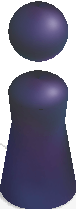
#> input picture wechat_jump_body.png, 76 x 209 px
$ python wechat_jump.py
#> lines starting #> are read from the running program, lines starting #| are printed output that depends on the picture
# -*- coding: utf-8 -*-
import subprocess
import math
import time
import cv2 as cv
import numpy as np

def adb_cmd(cmd):
    try:
        subprocess.check_call("adb "+cmd, shell=True)
        return True
    except subprocess.CalledProcessError as e:
        print("error:", e)
    return False

def adb_shell(cmd):
    return adb_cmd("shell "+cmd)

def press(x, y):
    print("press: ", x, y)
    return adb_shell("input touchscreen tap "+str(x)+" "+str(y))

# [5 lines left out: function long_press, not called in this run]

def get_screencap():
    ret = False
    filename = None
    defname = "wechat-jump-sc.png"
    ret = adb_shell("screencap -p /data/local/tmp/"+defname)
    if(ret == False):
        return ret,filename
    ret = adb_cmd("pull /data/local/tmp/"+defname)
    if(ret == False):
        return ret, filename
    filename = defname
    return ret, filename

# [5 lines left out: function find_pattern, not called in this run]

def find_pattern_max(img, pattern, method=cv.TM_CCOEFF_NORMED):
    try:
        res = cv.matchTemplate(img, pattern, method)
        min_val, max_val, min_loc, max_loc = cv.minMaxLoc(res)
        if method in [cv.TM_SQDIFF, cv.TM_SQDIFF_NORMED]:
            top_left = min_loc
        else:
            top_left = max_loc
        confidence = max_val
    except Exception as e:
        # print("Exception: ", e)
        top_left = (0,0)
        confidence = 0.0
    return top_left, confidence


def imread(filename):
#> called with filename = 'wechat_jump_body.png'
    img = cv.imread(filename)
#> img is the input picture: shape (209, 76, 3); mean B, G, R 139.6, 117.4, 119.7
    return img

def imtransform(img):
    #gray = cv.cvtColor(img, cv.COLOR_BGR2GRAY)
    canny = cv.Canny(img, 10, 30)
    #del gray
    return canny

class Pattern:
    filename = None
    img = None
    w = 0
    h = 0

    def __init__(self, filename, isTransform=True):
        self.filename = filename
        if isTransform == True:
            self.img = imtransform(imread(filename))
        else:
            self.img = imread(filename)
        self.h, self.w = self.img.shape[:2]
#> self.h = 209; self.w = 76


# global vars
droid = Pattern("wechat_jump_body.png", isTransform=False)
ui_ret = Pattern("wechat_jump_return.png", isTransform=False)
#> call 2 of imread, with filename = 'wechat_jump_return.png'
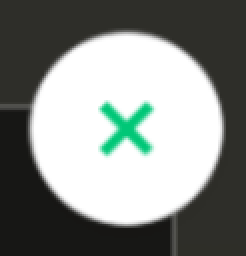
#> input picture wechat_jump_return.png, 123 x 128 px (shown 2 times larger)
#> in imread, img is the input picture: shape (128, 123, 3); mean B, G, R 134.2, 138, 133.8
ui_retry = Pattern("wechat_jump_retry.png", isTransform=False)
#> call 3 of imread, with filename = 'wechat_jump_retry.png'
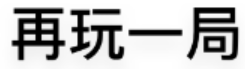
#> input picture wechat_jump_retry.png, 245 x 69 px
#> in imread, img is the input picture: shape (69, 245, 3); min 0, max 255, mean 187.3
last_screencap = None
last_screencap_orig = None
failed_count = 0

def jump_alg_top_edge(screencap):
    """ return: jumped?
    """
    global droid
    global last_screencap
    global last_screencap_orig
    droid_h, droid_w = droid.h, droid.w

    # find droid
    droid_topleft, _ = find_pattern_max(screencap, droid.img)
    droid_loc = (droid_topleft[0]+droid_w/2.0, droid_topleft[1]+droid_h*1.0)
    print("droid loc=", droid_loc[0], droid_loc[1])

    # transform screencap
    screencap_orig = screencap
    screencap = imtransform(screencap)

    # get edge top y coord
    border_top_y = 500
    max_i = None
    for i in screencap[border_top_y:]:
        if np.max(i):
            print("### border_top_y=", border_top_y)
            max_i = i
            break
        border_top_y += 1
    border_top_x = np.argmax(max_i)

    offset = 50
    if abs(border_top_x - droid_loc[0]) < 10:
        # 太靠近了, 落点应该偏移一点, 左右随意
        print("## border_top_x too close to droid, offset...", border_top_x, droid_loc[0])
        cv.imwrite("wechat-jump-sc-crop.png", screencap)
        #return False
        border_top_x += 140
    found_ptrn_loc = (border_top_x, border_top_y+offset)
    ptrn_topleft = (found_ptrn_loc[0]-25, found_ptrn_loc[1]-25)
    found_ptrn_w = 50
    found_ptrn_h = 50

    cv.rectangle(screencap_orig, droid_topleft, (droid_topleft[0]+droid_w, droid_topleft[1]+droid_h), (0,255,0), 10)
    cv.rectangle(screencap_orig, tuple(ptrn_topleft), (ptrn_topleft[0]+found_ptrn_w, ptrn_topleft[1]+found_ptrn_h), (0,0,255), 20)
    cv.imwrite("wechat-jump-ptrn_rec.png", screencap_orig)
    cv.imwrite("wechat-jump-sc-crop.png", screencap)
    last_screencap = screencap
    last_screencap_orig = screencap_orig

    dist = math.sqrt(
        (found_ptrn_loc[0]-droid_loc[0])**2 + (found_ptrn_loc[1]-droid_loc[1])**2)

    time = int(dist*1.34)
    dir = "no_care"
    print("found_ptrn_rectangle=", ptrn_topleft, (ptrn_topleft[0]+found_ptrn_w, ptrn_topleft[1]+found_ptrn_h),
        "found_ptrn_loc=", found_ptrn_loc, ", dist=", dist, "dir=", dir, ", time=", time)

    long_press(time, droid_loc, found_ptrn_loc)
    return True

# [91 lines left out: function jump_alg_pattern_match, not called in this run]

def jump():
    global droid
    global ui_ret
    global ui_retry
    global last_screencap
    global last_screencap_orig
    global failed_count
    droid_h, droid_w = droid.h, droid.w
#> droid_h = 209; droid_w = 76

    # screencap
    ret, filename = get_screencap()
    if(ret == False):
        print("screencap failed")
        return False
    screencap = imread(filename)

    # return?
    rb_h, rb_w = ui_ret.h, ui_ret.w
#> rb_h = 128; rb_w = 123
    rb_topleft, rb_confidence = find_pattern_max(screencap, ui_ret.img)
#> rb_topleft = (0, 0); rb_confidence = 0
    print("find return?", rb_topleft, rb_h, rb_w, rb_confidence)
#| find return? (0, 0) 128 123 0.0
    if rb_confidence > 0.8:
        print(">>> RETURN press...")
        press(int(rb_topleft[0]+rb_w/2.0), int(rb_topleft[1]+rb_h/2.0))
        return True

    # retry?
    retry_h, retry_w = ui_retry.h, ui_retry.w
#> retry_h = 69; retry_w = 245
    retry_topleft, retry_confidence = find_pattern_max(screencap, ui_retry.img)
#> retry_topleft = (0, 0); retry_confidence = 0
    print("find retry?", retry_topleft, retry_h, retry_w, retry_confidence)
#| find retry? (0, 0) 69 245 0.0
    if retry_confidence > 0.8:
        print(">>> RETRY press...")
        press(int(retry_topleft[0]+retry_w/2.0), int(retry_topleft[1]+retry_h/2.0))
        if last_screencap is not None:
            failed_count += 1
            count_fmt = "{:02d}".format(failed_count)
            cv.imwrite("wechat-jump-failed-"+count_fmt+"-sc.png", last_screencap)
            cv.imwrite("wechat-jump-failed-"+count_fmt+"-sc-ptrn_rec.png", last_screencap_orig)
            last_screencap = None
            last_screencap_orig = None
        return True

    return jump_alg_top_edge(screencap)
#> in jump_alg_top_edge, `droid_topleft, _ = find_pattern_max(screencap, droid.img)`: droid_topleft = (0, 0)
#> in jump_alg_top_edge, `droid_loc = (droid_topleft[0]+droid_w/2.0, droid_topleft[1]+droid_h*1.0)`: droid_loc = (38, 209)
#| droid loc= 38.0 209.0

def auto_jump():
    count = 1
    while True:
        print(">>>>>  JUMP #", count)
        ret = jump()
        if ret == False:
            break
        count += 1
        time.sleep(1.5)


if __name__ == '__main__':
#> (the run stopped early here; a loop or call above may not have finished)
